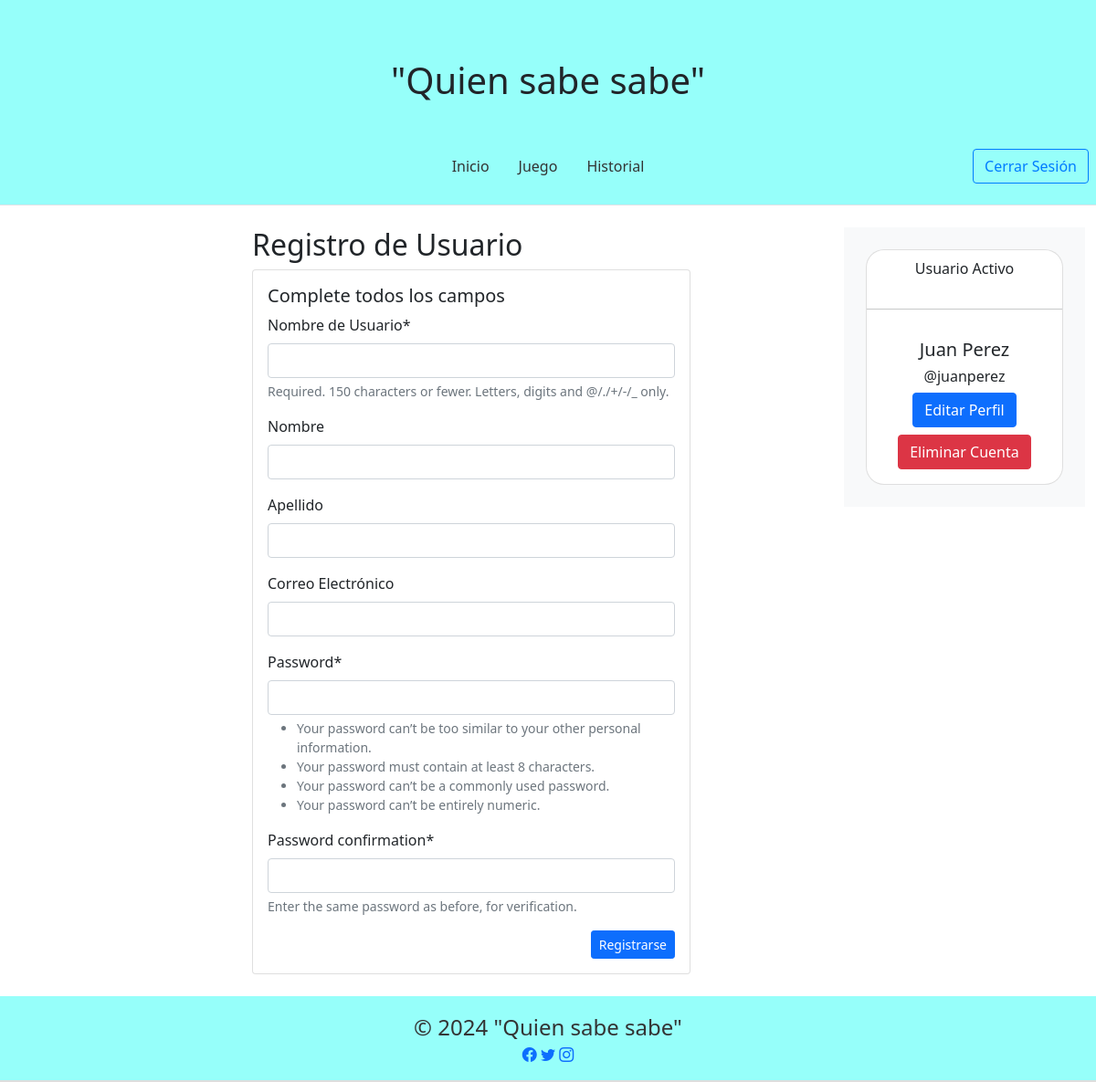
The page /register/ (signed in) on the database its author committed.
### user/models.py (models this page shows)
class User(AbstractUser):
    picture = models.ImageField(default='profile_default.png', upload_to='imageUser/')
    location = models.CharField(max_length=60, null=True, blank=True)
    bio = models.TextField(default='Bio de prueba',max_length=400, null=True, blank=True)

### core/views.py (the view, shortened to what this page needs)
# urls.py: path('register/', register, name='register'),
def register(request):
    data = {
        'form': CustomUserCreationForm()
    }
    return render(request, 'registration/register.html', data)

### core/forms.py
class CustomUserCreationForm(UserCreationForm):
    class Meta:
        User = get_user_model()
        model = User
        fields = ['username', 'first_name', 'last_name', 'email', 'password1', 'password2']
        labels = {
            'username': 'Nombre de Usuario',
            'first_name': 'Nombre',
            'last_name': 'Apellido',
            'email': 'Correo Electrónico',
            'password1': 'Contraseña',
            'password2': 'Confirmar Contraseña',
        }

### core/templates/registration/register.html (shortened to what this page needs)
{% extends 'base.html' %}
{% block content %}
{% load crispy_forms_tags %}
<div class="row justify-content-center">
  <div class="col-md-6">
    <h2>Registro de Usuario</h2>
      <form id="register-form" action="" method="post" enctype="multipart/form-data">
        <div class="card mx-auto" style="width: 30rem;">
          <div class="card-body">
            <h5 class="card-title">Complete todos los campos</h5>
            {{ form | crispy }}
            <button class="btn btn-sm btn-primary float-end" type="submit">Registrarse</button>
          </div>
        </div>
    </form>
  </div>
</div>
{% endblock %}

### core/templates/secciones/profile.html
<aside class="bg-light sidebar">
  <div class="p-4">
    <div class="card" style="text-align:center; border-radius: 20px;">
      <p class="mt-2">Usuario Activo</p> <hr>
      <div class="card-body">
        <h5 class="card-title font-weight-bold">{{ user.first_name }} {{ user.last_name }}</h5>
        <h6 class="card-title font-weight-bold">@{{ user.username }}</h6>
        {% if user.is_authenticated %}
        <a href="{% url 'edit_profile' %}" class="btn btn-primary btn-block mb-2">Editar Perfil</a>  <br>
        <a href="{% url 'delete_account' %}" class="btn btn-danger btn-block">Eliminar Cuenta</a>
        {% endif %}
      </div>
    </div>
  </div>
</aside>

### rows shown on the page
User: first_name "Juan", last_name "Perez", username "juanperez"
